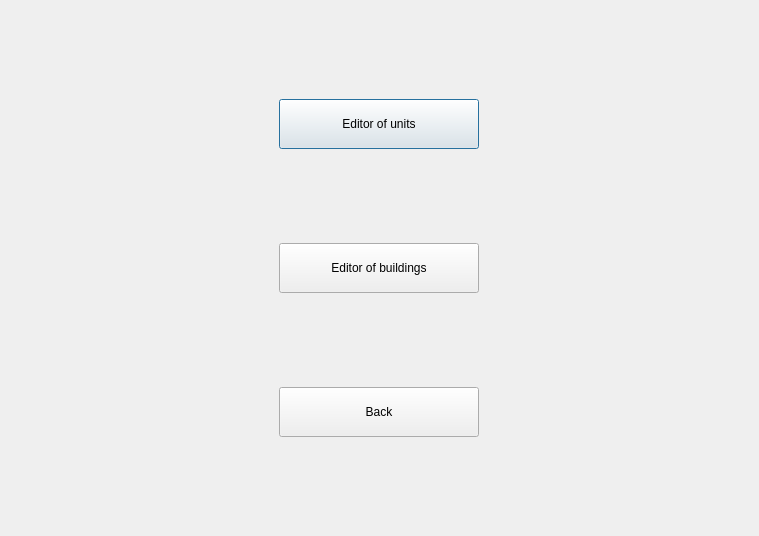
<?xml version="1.0" encoding="UTF-8"?>
<ui version="4.0">
 <class>Editor</class>
 <widget class="QDialog" name="Editor">
  <property name="geometry">
   <rect>
    <x>0</x>
    <y>0</y>
    <width>759</width>
    <height>536</height>
   </rect>
  </property>
  <property name="windowTitle">
   <string>Dialog</string>
  </property>
  <layout class="QGridLayout" name="gridLayout">
   <item row="0" column="0">
    <widget class="QPushButton" name="pushButton">
     <property name="minimumSize">
      <size>
       <width>0</width>
       <height>50</height>
      </size>
     </property>
     <property name="maximumSize">
      <size>
       <width>200</width>
       <height>16777215</height>
      </size>
     </property>
     <property name="text">
      <string>Editor of units</string>
     </property>
    </widget>
   </item>
   <item row="1" column="0">
    <widget class="QPushButton" name="pushButton_2">
     <property name="minimumSize">
      <size>
       <width>0</width>
       <height>50</height>
      </size>
     </property>
     <property name="maximumSize">
      <size>
       <width>200</width>
       <height>16777215</height>
      </size>
     </property>
     <property name="text">
      <string>Editor of buildings</string>
     </property>
    </widget>
   </item>
   <item row="2" column="0">
    <widget class="QPushButton" name="pushButton_3">
     <property name="minimumSize">
      <size>
       <width>0</width>
       <height>50</height>
      </size>
     </property>
     <property name="maximumSize">
      <size>
       <width>200</width>
       <height>16777215</height>
      </size>
     </property>
     <property name="text">
      <string>Back</string>
     </property>
    </widget>
   </item>
  </layout>
 </widget>
 <resources/>
 <connections/>
</ui>
